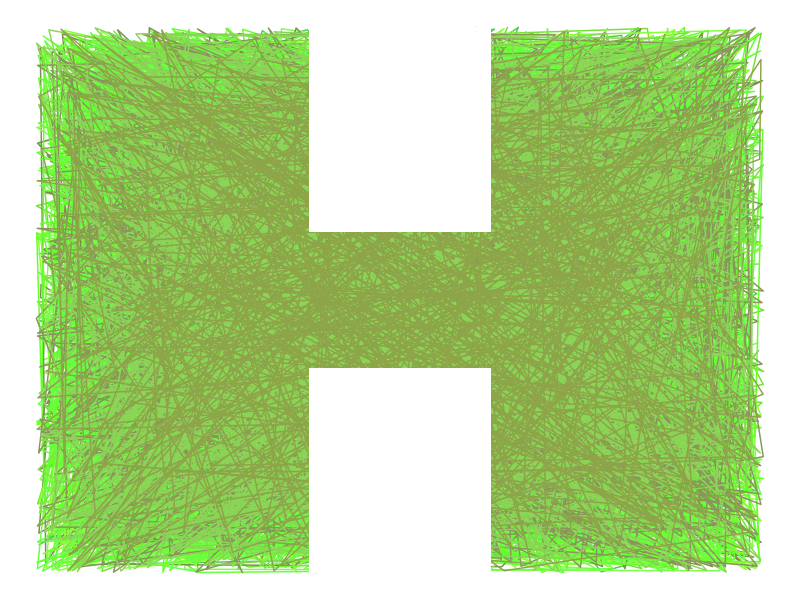

Write R code to recreate this figure.
library(dplyr)
library(ggplot2)

start<-runif(3)
amount<-10000
margins=.4

grid<-data.frame(xin=runif(amount,-1,1),yin=runif(amount,-1,1),size=runif(amount,-1,1),group=round(runif(amount,1,10))) %>% 
  group_by(group) %>% 
  mutate(
    order=1:n(),
    r=rep(start[1]+runif(1,start[1]*-margins,start[1]*margins),n()),
    g=rep(start[2]+runif(1,start[2]*-margins,start[2]*margins),n()),
    b=rep(start[3]+runif(1,start[3]*-margins,start[3]*margins),n())
    ) %>% 
  ungroup() %>% 
  mutate(across(r:b,function(x){
    x[x<0]<-0
    x[x>1]<-1
    x
  })) %>% 
  mutate(color=rgb(r,g,b)) %>% 
  arrange(order)

plot<-ggplot(grid)+
  geom_rect(xmin=-1.2,xmax=1.2,ymax=1.2,ymin=-1.2,fill="white")+
  geom_path(aes(x=xin,y=yin,group=group,color=color))+
  theme_void()+
  guides(color='none')+
  scale_color_manual(values = unique(grid$color))+
  geom_rect(xmin=-.25,xmax=.25,ymax=1,ymin=.25,fill="white")+
  geom_rect(xmin=-.25,xmax=.25,ymax=-.25,ymin=-1,fill="white")
ggsave(plot,file="data/logo.png",width=10,height=10)  
